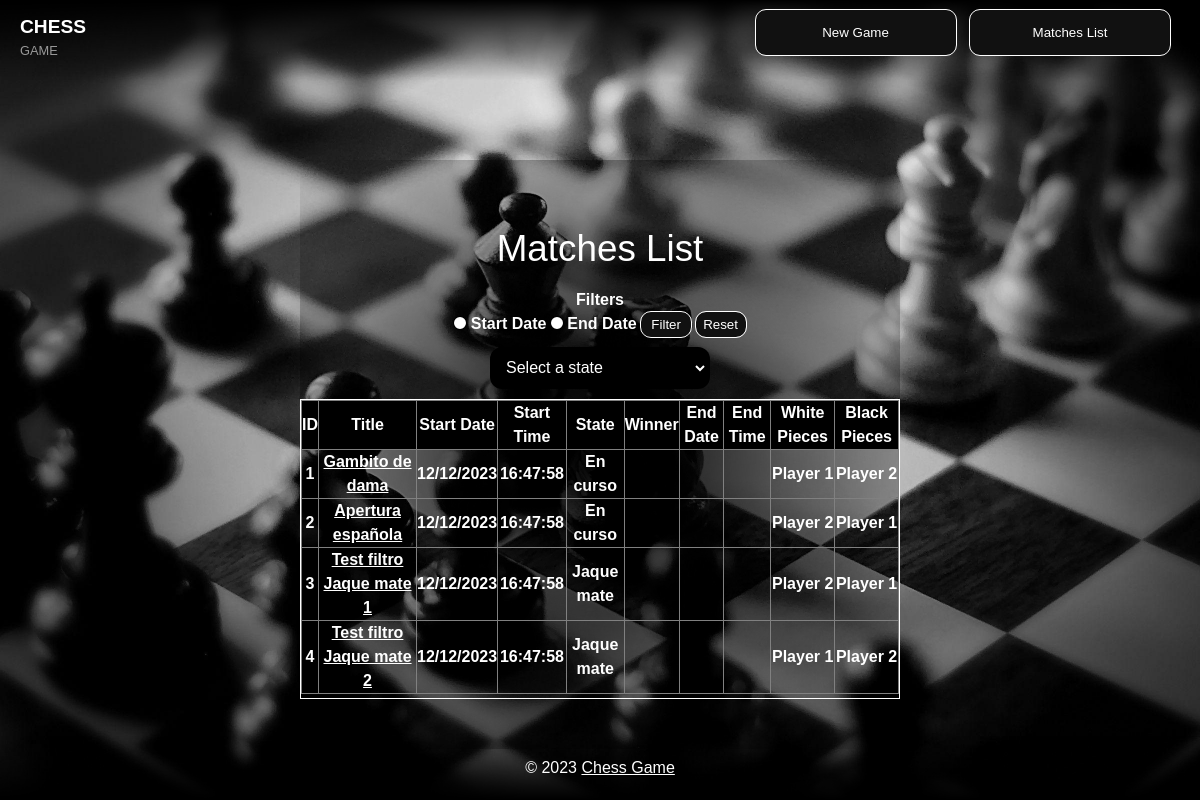
Page /Vistas/gameListView.php on the committed database.
### tables this page shows
CREATE TABLE T_Matches(
ID int primary key auto_increment,
title varchar(50) not null,
white int not null,
black int not null,
startDate datetime not null,
endDate datetime,
winner varchar(10),
state varchar(20) not null default("En curso"),
FOREIGN KEY (white) REFERENCES T_Players(ID),
FOREIGN KEY (black) REFERENCES T_Players(ID)
);

### src/Infraestructura/matchesDAL.php (called while the page is built, shortened)
<?php
class MatchesDAL
{
	function obtain()
	{
		$conection = mysqli_connect('localhost','root','12345');
 		mysqli_select_db($conection, 'chess_game');
		$consult = mysqli_prepare($conection, "SELECT ID, title, white, black, DATE_FORMAT(startDate, '%d/%m/%Y') AS startDate, DATE_FORMAT(startDate, '%H:%i:%s') AS startTime, state, winner, DATE_FORMAT(endDate, '%d/%m/%Y') AS endDate, DATE_FORMAT(endDate, '%H:%i:%s') AS endTime FROM T_Matches");
        $consult->execute();
        $result = $consult->get_result();
		$matches =  array();
        while ($myrow = $result->fetch_assoc())
        {
			array_push($matches,$myrow);
        }
		return $matches;
	}
}

### src/Negocio/matchesBL.php (called while the page is built, shortened)
<?php
require("../Infraestructura/matchesDAL.php");
class MatchesBL
{
    private $_ID;
    private $_Title;
    private $_White;
    private $_Black;
    private $_StartDate;
    private $_StartTime;
    private $_State;
    function init($id,$title,$white,$black,$startDate,$startTime,$endDate,$endTime,$winner,$state)
    {
        $this->_ID = $id;
        $this->_Title = $title;
        $this->_White = $white;
        $this->_Black = $black;
        $this->_StartDate = $startDate;
        $this->_StartTime = $startTime;
        $this->_State = $state;
    }
    function getID()
    {
        return $this->_ID;
    }
    function getTitle()
    {
        return $this->_Title;
    }
    function getWhite()
    {
        return $this->_White;
    }
    function getBlack()
    {
        return $this->_Black;
    }
    function getStartDate()
    {
        return $this->_StartDate;
    }
    function getStartTime()
    {
        return $this->_StartTime;
    }
    function getState()
    {
        return $this->_State;
    }
    function obtain()
    {
        $matchesDAL = new MatchesDAL();
        $rs = $matchesDAL->obtain();
		$matchesList =  array();
        foreach ($rs as $matches)
        {
            $oMatchesBL = new MatchesBL();
            $oMatchesBL->Init($matches['ID'],$matches['title'], $matches['white'],$matches['black'],$matches['startDate'],$matches['startTime'],$matches['endDate'],$matches['endTime'],$matches['winner'],$matches['state']);
            array_push($matchesList,$oMatchesBL);
        }
        return $matchesList;
    }
}

### src/Infraestructura/playersDAL.php (called while the page is built, shortened)
<?php
class PlayersDAL
{
	function obtain()
	{
		$conection = mysqli_connect('localhost','root','12345');
 		mysqli_select_db($conection, 'chess_game');
		$consult = mysqli_prepare($conection, "SELECT ID, name FROM T_Players");
        $consult->execute();
        $result = $consult->get_result();
		$players =  array();
        while ($myrow = $result->fetch_assoc())
        {
			array_push($players,$myrow);
        }
		return $players;
	}
}

### src/Negocio/playersBL.php (called while the page is built, shortened)
<?php
require("../Infraestructura/playersDAL.php");
class PlayersBL
{
    private $_ID;
    private $_Name;
    function init($id,$name)
    {
        $this->_ID = $id;
        $this->_Name = $name;
    }
    function getID()
    {
        return $this->_ID;
    }
    function getName()
    {
        return $this->_Name;
    }
    function obtain()
    {
        $playersDAL = new PlayersDAL();
        $rs = $playersDAL->obtain();
		$playersList =  array();
        foreach ($rs as $players)
        {
            $oPlayersBL = new PlayersBL();
            $oPlayersBL->Init($players['ID'],$players['name']);
            array_push($playersList,$oPlayersBL);
        }
        return $playersList;
    }
}

### src/Vistas/gameListView.php (the view, shortened to what this page needs)
<!DOCTYPE html>
<html lang="en">
<head>
    <link rel="stylesheet" href="../../css/chess_menu_styles.css">
</head>
<body>
<header id="main-header">
		<a id="logo-header" href="../index.php">
			<span class="site-name">CHESS</span>
			<span class="site-desc">GAME</span>
		</a>
		<nav>
			<ul>
				<li><a href="new_gameView.php"><button class="glow-on-hover">New Game</button></a></li>
				<li><a href="gameListView.php"><button class="glow-on-hover">Matches List</button></a></li>
			</ul>
		</nav>
	</header>
    <main id="list-view-content">
        <section>
            <h1>Matches List</h1>
            <div id = "filters">
                <p>Filters</p>
                <form action="gameListView.php" id="filter-form" method="post">
                    <label class="radio" for="startDate">
                        <input type="radio" name="date" id="startDate" value="startDate"/> Start Date
                    </label>
                    <label class="radio" for="endDate">
                        <input type="radio" name="date" id="endDate" value="endDate"/> End Date
                    </label>
                    <input class="filter-btn" type="submit" value="Filter">
                    <input class="filter-btn" type="submit" value="Reset">
                </form>
                <select id="filter">
                    <option disabled selected value="none">Select a state</option>
                </select>
            </div>
            <div id="constrainer">
                <div class="scrolltable">
                    <table id="matches" class="matches-table">
                        <thead>
                            <tr>
                                <th>ID</th>
                                <th>Title</th>
                                <th>Start Date</th>
                                <th>Start Time</th>
                                <th>State</th>
                                <th>Winner</th>
                                <th>End Date</th>
                                <th>End Time</th>
                                <th>White Pieces</th>
                                <th>Black Pieces</th>
                            </tr>
                        </thead>
                        <tbody>
                            <?php
                                require("../Negocio/matchesBL.php");
                                $matchesBL = new MatchesBL();
                                require("../Negocio/playersBL.php");
                                $playersBL = new PlayersBL();
                                $playersData = $playersBL->obtain();
                                $players = array();
                                function array_push_assoc($array, $key, $value){
                                    $array[$key] = $value;
                                    return $array;
                                 }
                                foreach ($playersData as $player)
                                {
                                    $players = array_push_assoc($players, $player->getID(), $player->getName());
                                }
                                if (isset($_POST["date"]) && $_POST["date"] == "startDate")
                                {
                                    $matchesData = $matchesBL->obtainFilteredStartDate();
                                }
                                else if (isset($_POST["date"]) && $_POST["date"] == "endDate")
                                {
                                    $matchesData = $matchesBL->obtainFilteredEndDate();
                                }
                                else
                                {
                                    $matchesData = $matchesBL->obtain();
                                }
                                foreach ($matchesData as $match)
                                {
                                    echo "<tr>
                                    <td>{$match->getID()}</td>
                                    <td><a href=\"boardView.php?id_match={$match->getID()}&state=0\">{$match->getTitle()}</a></td>
                                    <td>{$match->getStartDate()}</td>
                                    <td>{$match->getStartTime()}</td>
                                    <td>{$match->getState()}</td>
                                    <td>{$match->getWinner()}</td>
                                    <td>{$match->getEndDate()}</td>
                                    <td>{$match->getEndTime()}</td>
                                    <td>{$players[$match->getWhite()]}</td>
                                    <td>{$players[$match->getBlack()]}</td>
                                    </tr>";
                                }
                            ?>
                        </tbody>
                    </table>
                </div>
            </div>
        </section>
	</main>
    <footer id="main-footer">
		<p>&copy; 2023 <a href="../index.php">Chess Game</a></p>
	</footer>
</body>
</html>

### css/chess_menu_styles.css (style rules this page uses)
* { margin: 0; padding: 0; box-sizing: border-box; }
body { background-image: url("../img/menubg.jpg"); background-repeat: no-repeat; background-size: cover; background-attachment: fixed; margin: 0; padding: 0; font-family: Helvetica, Arial, sans-serif; font-size: 1em; line-height: 1.5em; overflow: hidden; }
h1 { font-size: 2.3em; line-height: 1.3em; margin: 15px 0; text-align: center; font-weight: 300; }
p { text-align: center; }
nav { float: right; }
nav ul { margin: 0; padding: 0; list-style: none; padding-right: 20px; }
nav ul li { display: inline-block; margin-top: 10px; margin-right: 10px; }
nav ul li a { display: block; text-decoration: none; }
#main-header { background: linear-gradient(0deg, rgba(255,255,255,0) 0%, rgb(0, 0, 0) 100%); color: white; height: 80px; }
#main-header a { color: white; }
#logo-header { user-select: none; float: left; padding: 15px 0 0 20px; text-decoration: none; }
#logo-header .site-name { display: block; font-weight: 700; font-size: 1.2em; }
#logo-header .site-desc { display: block; font-weight: 300; font-size: 0.8em; color: #999; }
#main-footer { position: absolute; bottom: 0; width: 100%; background: linear-gradient(0deg, rgb(0, 0, 0) 0%, rgba(255,255,255,0) 100%); color: white; text-align: center; padding: 20px; margin-top: 40px; }
#main-footer p { margin: 0; }
#main-footer a { color: white; }
.glow-on-hover { width: 200px; height: 45px; border: none; outline: none; color: #fff; background: #111; cursor: pointer; position: relative; z-index: 0; border-radius: 10px; outline: 1px solid white; }
.glow-on-hover:before { content: ''; background: linear-gradient(45deg, #999, #888); position: absolute; top: -2px; left:-2px; background-size: 400%; z-index: -1; filter: blur(5px); width: calc(100% + 4px); height: calc(100% + 4px); animation: glowing 20s linear infinite; opacity: 0; transition: opacity .3s ease-in-out; border-radius: 10px; }
.glow-on-hover:after { z-index: -1; content: ''; position: absolute; width: 100%; height: 100%; background: #111; left: 0; top: 0; border-radius: 10px; }
#list-view-content { color: white; text-align: center; width: 100vw; height: 70vh; animation: fadeIn 0.5s; }
#list-view-content section { text-align: center; margin: 10vh auto; padding: 50px 0 50px 0; color: white; font-weight: bold; width: 50%; background: radial-gradient(circle, rgba(0,0,0,1) 0%, rgba(255,255,255,0) 100%); }
#list-view-content a { color: white; }
input[type=radio] { border:2px solid white; box-shadow:0 0 0 1px black; appearance:none; border-radius:50%; width:12px; height:12px; background-color:#fff; transition:all ease-in 0.2s; }
#list-view-content select { display: inline-block; cursor: pointer; padding: 7px 10px; width: 220px; height: 42px; margin: 10px; outline: 0; border: 0; border-radius: 0; background: #000000; color: #fff; font-size: 1em; border:2px solid rgba(0,0,0,0.2); border-radius: 12px; }
#list-view-content .scrolltable { overflow-x: auto; height: 100%; display: flex; display: -webkit-flex; flex-direction: column; -webkit-flex-direction: column; }
#list-view-content th { position:sticky; top: 0; user-select: none; }
#list-view-content #constrainer { width: 100%; height: 300px; }
#list-view-content #constrainer { border: 1px solid white; }
#list-view-content table { border-collapse: collapse; }
#list-view-content th, td { border: 1px solid gray; }
#list-view-content th { background-color: #000; border-width: 1px; }
#list-view-content td { border-width: 1px; }
#filter-form .filter-btn { width: 50px; height: 25px; border: none; outline: none; color: #fff; background: #111; cursor: pointer; position: relative; z-index: 0; border-radius: 10px; outline: 1px solid white; }

### rows in the picture
t_matches: ID "1", title "Gambito de dama", StartDate "12/12/2023", StartTime "16:47:58", state "En curso", white "Player 1", black "Player 2"
t_matches: ID "2", title "Apertura española", StartDate "12/12/2023", StartTime "16:47:58", state "En curso", white "Player 2", black "Player 1"
t_matches: ID "3", title "Test filtro Jaque mate 1", StartDate "12/12/2023", StartTime "16:47:58", state "Jaque mate", white "Player 2", black "Player 1"
t_matches: ID "4", title "Test filtro Jaque mate 2", StartDate "12/12/2023", StartTime "16:47:58", state "Jaque mate", white "Player 1", black "Player 2"
